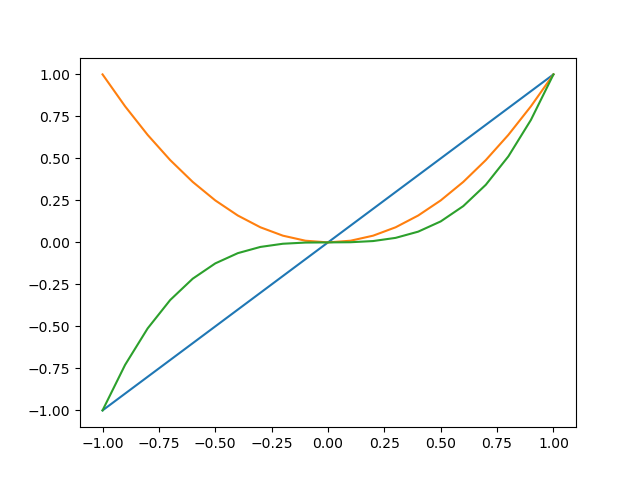

Source code (Python):
import matplotlib.pyplot as plt

fig,ax = plt.subplots()

x = list(x / 10 for x in range(-10,11))
ax.plot(x, [i for i in x])
ax.plot(x, [i**2 for i in x])
ax.plot(x, [i**3 for i in x])

fig.savefig("functions.png")
